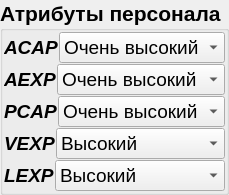
         <widget class="QGroupBox" name="groupBox_3">
          <property name="font">
           <font>
            <pointsize>16</pointsize>
            <weight>75</weight>
            <bold>true</bold>
           </font>
          </property>
          <property name="title">
           <string>Атрибуты персонала</string>
          </property>
          <layout class="QVBoxLayout" name="verticalLayout_8">
           <property name="spacing">
            <number>1</number>
           </property>
           <property name="leftMargin">
            <number>1</number>
           </property>
           <property name="topMargin">
            <number>1</number>
           </property>
           <property name="rightMargin">
            <number>1</number>
           </property>
           <property name="bottomMargin">
            <number>1</number>
           </property>
           <item>
            <layout class="QHBoxLayout" name="horizontalLayout_14" stretch="1,5">
             <item>
              <widget class="QLabel" name="ACAPlabel">
               <property name="font">
                <font>
                 <pointsize>14</pointsize>
                 <italic>true</italic>
                 <underline>false</underline>
                 <strikeout>false</strikeout>
                </font>
               </property>
               <property name="text">
                <string>ACAP</string>
               </property>
              </widget>
             </item>
             <item>
              <widget class="QComboBox" name="ACAPvalue">
               <property name="font">
                <font>
                 <pointsize>14</pointsize>
                 <weight>50</weight>
                 <bold>false</bold>
                </font>
               </property>
               <property name="currentText">
                <string>Очень высокий</string>
               </property>
               <property name="currentIndex">
                <number>4</number>
               </property>
               <property name="modelColumn">
                <number>0</number>
               </property>
               <item>
                <property name="text">
                 <string>Очень низкий</string>
                </property>
               </item>
               <item>
                <property name="text">
                 <string>Низкий</string>
                </property>
               </item>
               <item>
                <property name="text">
                 <string>Номинальный</string>
                </property>
               </item>
               <item>
                <property name="text">
                 <string>Высокий</string>
                </property>
               </item>
               <item>
                <property name="text">
                 <string>Очень высокий</string>
                </property>
               </item>
              </widget>
             </item>
            </layout>
           </item>
           <item>
            <layout class="QHBoxLayout" name="horizontalLayout_15" stretch="1,5">
             <item>
              <widget class="QLabel" name="AEXPlabel">
               <property name="font">
                <font>
                 <pointsize>14</pointsize>
                 <italic>true</italic>
                 <underline>false</underline>
                 <strikeout>false</strikeout>
                </font>
               </property>
               <property name="text">
                <string>AEXP</string>
               </property>
              </widget>
             </item>
             <item>
              <widget class="QComboBox" name="AEXPvalue">
               <property name="font">
                <font>
                 <pointsize>14</pointsize>
                 <weight>50</weight>
                 <bold>false</bold>
                </font>
               </property>
               <property name="currentText">
                <string>Очень высокий</string>
               </property>
               <property name="currentIndex">
                <number>4</number>
               </property>
               <property name="modelColumn">
                <number>0</number>
               </property>
               <item>
                <property name="text">
                 <string>Очень низкий</string>
                </property>
               </item>
               <item>
                <property name="text">
                 <string>Низкий</string>
                </property>
               </item>
               <item>
                <property name="text">
                 <string>Номинальный</string>
                </property>
               </item>
               <item>
                <property name="text">
                 <string>Высокий</string>
                </property>
               </item>
               <item>
                <property name="text">
                 <string>Очень высокий</string>
                </property>
               </item>
              </widget>
             </item>
            </layout>
           </item>
           <item>
            <layout class="QHBoxLayout" name="horizontalLayout_16" stretch="1,5">
             <item>
              <widget class="QLabel" name="PCAPlabel">
               <property name="font">
                <font>
                 <pointsize>14</pointsize>
                 <italic>true</italic>
                 <underline>false</underline>
                 <strikeout>false</strikeout>
                </font>
               </property>
               <property name="text">
                <string>PCAP</string>
               </property>
              </widget>
             </item>
             <item>
              <widget class="QComboBox" name="PCAPvalue">
               <property name="font">
                <font>
                 <pointsize>14</pointsize>
                 <weight>50</weight>
                 <bold>false</bold>
                </font>
               </property>
               <property name="currentText">
                <string>Очень высокий</string>
               </property>
               <property name="currentIndex">
                <number>4</number>
               </property>
               <property name="modelColumn">
                <number>0</number>
               </property>
               <item>
                <property name="text">
                 <string>Очень низкий</string>
                </property>
               </item>
               <item>
                <property name="text">
                 <string>Низкий</string>
                </property>
               </item>
               <item>
                <property name="text">
                 <string>Номинальный</string>
                </property>
               </item>
               <item>
                <property name="text">
                 <string>Высокий</string>
                </property>
               </item>
               <item>
                <property name="text">
                 <string>Очень высокий</string>
                </property>
               </item>
              </widget>
             </item>
            </layout>
           </item>
           <item>
            <layout class="QHBoxLayout" name="horizontalLayout_17" stretch="1,5">
             <item>
              <widget class="QLabel" name="VEXPlabel">
               <property name="font">
                <font>
                 <pointsize>14</pointsize>
                 <italic>true</italic>
                 <underline>false</underline>
                 <strikeout>false</strikeout>
                </font>
               </property>
               <property name="text">
                <string>VEXP</string>
               </property>
              </widget>
             </item>
             <item>
              <widget class="QComboBox" name="VEXPvalue">
               <property name="font">
                <font>
                 <pointsize>14</pointsize>
                 <weight>50</weight>
                 <bold>false</bold>
                </font>
               </property>
               <property name="currentText">
                <string>Высокий</string>
               </property>
               <property name="currentIndex">
                <number>3</number>
               </property>
               <property name="modelColumn">
                <number>0</number>
               </property>
               <item>
                <property name="text">
                 <string>Очень низкий</string>
                </property>
               </item>
               <item>
                <property name="text">
                 <string>Низкий</string>
                </property>
               </item>
               <item>
                <property name="text">
                 <string>Номинальный</string>
                </property>
               </item>
               <item>
                <property name="text">
                 <string>Высокий</string>
                </property>
               </item>
              </widget>
             </item>
            </layout>
           </item>
           <item>
            <layout class="QHBoxLayout" name="horizontalLayout_18" stretch="1,5">
             <item>
              <widget class="QLabel" name="LEXPlabel">
               <property name="font">
                <font>
                 <pointsize>14</pointsize>
                 <italic>true</italic>
                 <underline>false</underline>
                 <strikeout>false</strikeout>
                </font>
               </property>
               <property name="text">
                <string>LEXP</string>
               </property>
              </widget>
             </item>
             <item>
              <widget class="QComboBox" name="LEXPvalue">
               <property name="font">
                <font>
                 <pointsize>14</pointsize>
                 <weight>50</weight>
                 <bold>false</bold>
                </font>
               </property>
               <property name="currentText">
                <string>Высокий</string>
               </property>
               <property name="currentIndex">
                <number>3</number>
               </property>
               <property name="modelColumn">
                <number>0</number>
               </property>
               <item>
                <property name="text">
                 <string>Очень низкий</string>
                </property>
               </item>
               <item>
                <property name="text">
                 <string>Низкий</string>
                </property>
               </item>
               <item>
                <property name="text">
                 <string>Номинальный</string>
                </property>
               </item>
               <item>
                <property name="text">
                 <string>Высокий</string>
                </property>
               </item>
              </widget>
             </item>
            </layout>
           </item>
          </layout>
         </widget>
